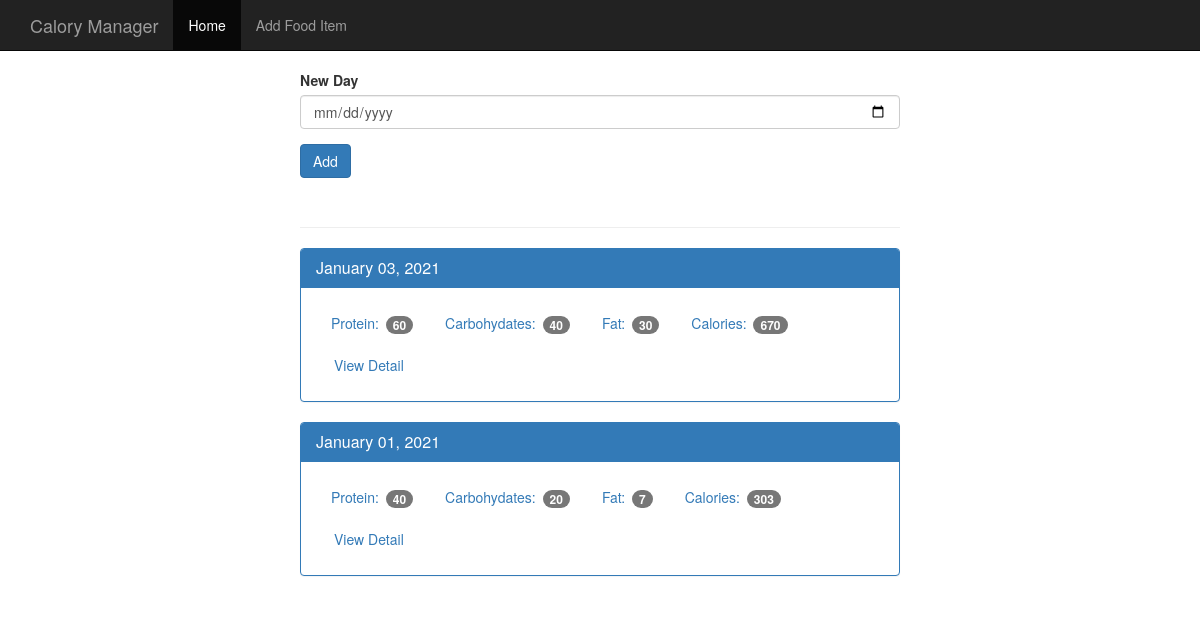
The page / on the database its author committed.
### tables this page shows
CREATE TABLE log_date (
    id integer primary key autoincrement,
    entry_date date not null
);

### calapp.py (the view)
@app.route('/', methods=['POST', 'GET'])
def index():
    db = get_db()
    if request.method == 'POST':
        date = request.form['date'] #assuming the date is in YYYY-MM-DD format
        dt = datetime.strptime(date, '%Y-%m-%d')
        database_date = datetime.strftime(dt, '%Y%m%d')
        db.execute('insert into log_date (entry_date) values (?)', [database_date])
        db.commit()
    cur = db.execute('''select log_date.entry_date, sum(food.protein) as protein, sum(food.carbohydrates) as carbohydrates, sum(food.fat) as fat, sum(food.calories) as calories
                        from log_date
                        left join food_date on food_date.log_date_id = log_date.id
                        left join food on food.id = food_date.food_id
                        group by log_date.id order by log_date.entry_date desc''')
    results = cur.fetchall()
    date_results = []
    for i in results:
        single_date = {}
        single_date['entry_date'] = i['entry_date']
        single_date['protein'] = i['protein']
        single_date['carbohydrates'] = i['carbohydrates']
        single_date['fat'] = i['fat']
        single_date['calories'] = i['calories']
        d = datetime.strptime(str(i['entry_date']), '%Y%m%d')
        single_date['pretty_date'] = datetime.strftime(d, '%B %d, %Y')
        date_results.append(single_date)
    return render_template('home.html', results = date_results)

### database.py (called while the page is built)
def connect_db():
    sql = sqlite3.connect('/C:/Users/SUMIT/Desktop/calorie manager/food_log.db')
    sql.row_factory = sqlite3.Row
    return sql

def get_db():
    if not hasattr(g, 'sqlite_db'):
        g.sqlite_db = connect_db()
    return g.sqlite_db

### templates/home.html
{% extends "base.html" %}
{% block body %}
    <nav class="navbar navbar-inverse navbar-fixed-top">
      <div class="container">
        <div class="navbar-header">
          <a class="navbar-brand" href="{{ url_for('index') }}">Calory Manager</a>
        </div>
        <div id="navbar" class="navbar-collapse collapse">
          <ul class="nav navbar-nav">
            <li class="active"><a href="{{ url_for('index') }}">Home</a></li>
            <li><a href="{{ url_for('food') }}">Add Food Item</a></li>
          </ul>
        </div>
      </div>
    </nav>
    <div class="container theme-showcase col-sm-6 col-sm-offset-3" role="main">
      <div class="row">
        <div>
          <form method="POST" action="/">
            <div class="form-group">
              <label for="new-day">New Day</label>
              <input type="date" class="form-control" name="date" id="new-day">
            </div>
            <button type="submit" class="btn btn-primary">Add</button>
          </form>
          <div class="page-header"></div>
          {% for r in results %}
          <div class="panel panel-primary">
            <div class="panel-heading">
              <h3 class="panel-title">{{ r.pretty_date }}</h3>
            </div>
            <div class="panel-body">
              <ul class="nav nav-pills" role="tablist">
                <li><a>Protein: <span class="badge">{{ r.protein }}</span></a></li>
                <li><a>Carbohydates: <span class="badge">{{ r.carbohydrates }}</span></a></li>
                <li><a>Fat: <span class="badge">{{ r.fat }}</span></a></li>
                <li><a>Calories: <span class="badge">{{ r.calories }}</span></a></li>
                <li><a href="{{ url_for('view', date=r.entry_date) }}" type="button" class="btn btn-link">View Detail</a></li>
              </ul>
            </div>
          </div>
          {% endfor %}
        </div>
      </div>
    </div>
{% endblock %}

### static/theme.css (style rules this page uses)
body { padding-top: 70px; padding-bottom: 30px; }

### rows shown on the page
log_date: pretty_date "January 03, 2021", protein "60", carbohydrates "40", fat "30", calories "670"
log_date: pretty_date "January 01, 2021", protein "40", carbohydrates "20", fat "7", calories "303"
